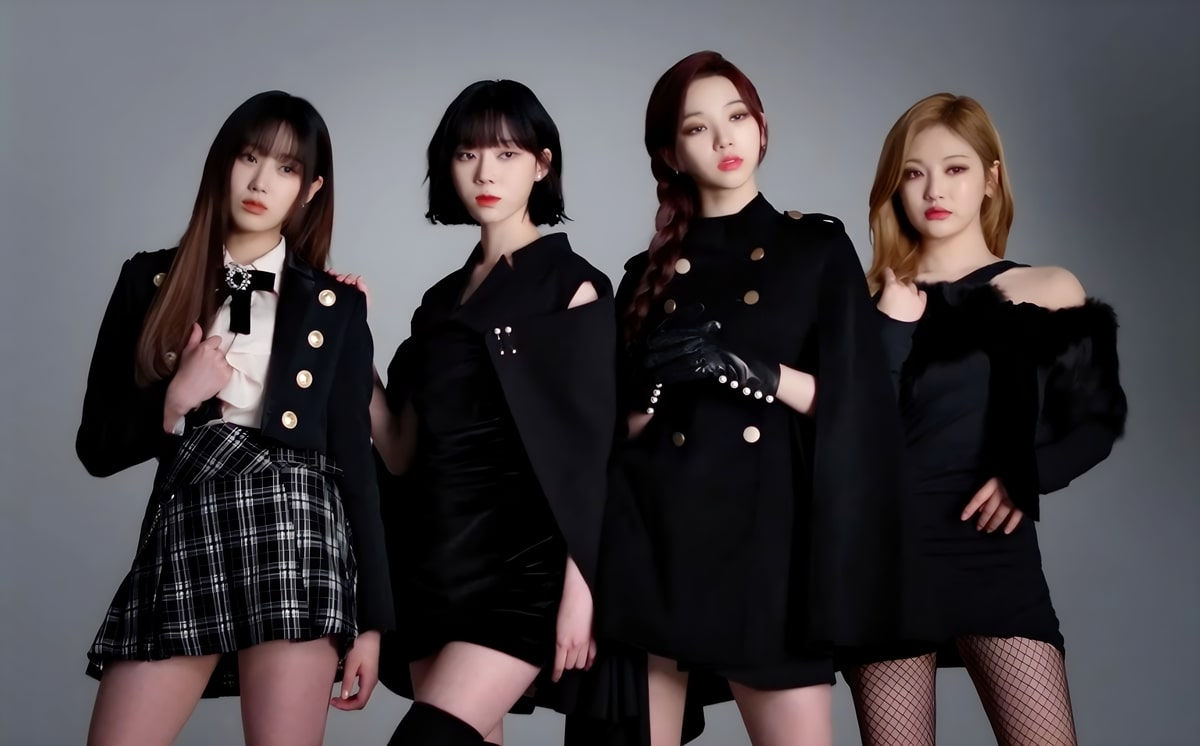
#> input picture aespa.jpg, 1200 x 746 px
$ python Face_Detector.py
#> lines starting #> are read from the running program, lines starting #| are printed output that depends on the picture; after the words box and inside, x2 and y2 are one past the last pixel; in counts of white or black regions, pixels touching at a corner belong together
import cv2
from random import randrange

# Load some pre-trained data on face frontals from opencv (haar cascade algorithm)
trained_face_data = cv2.CascadeClassifier('haarcascade_frontalface_default.xml')

#Choose an image to detect faces in
img = cv2.imread('aespa.jpg')
#> img is the input picture: shape (746, 1200, 3); mean B, G, R 71.8, 67.9, 72.4

# convert the image into grayscale
gray_img = cv2.cvtColor(img, cv2.COLOR_BGR2GRAY)
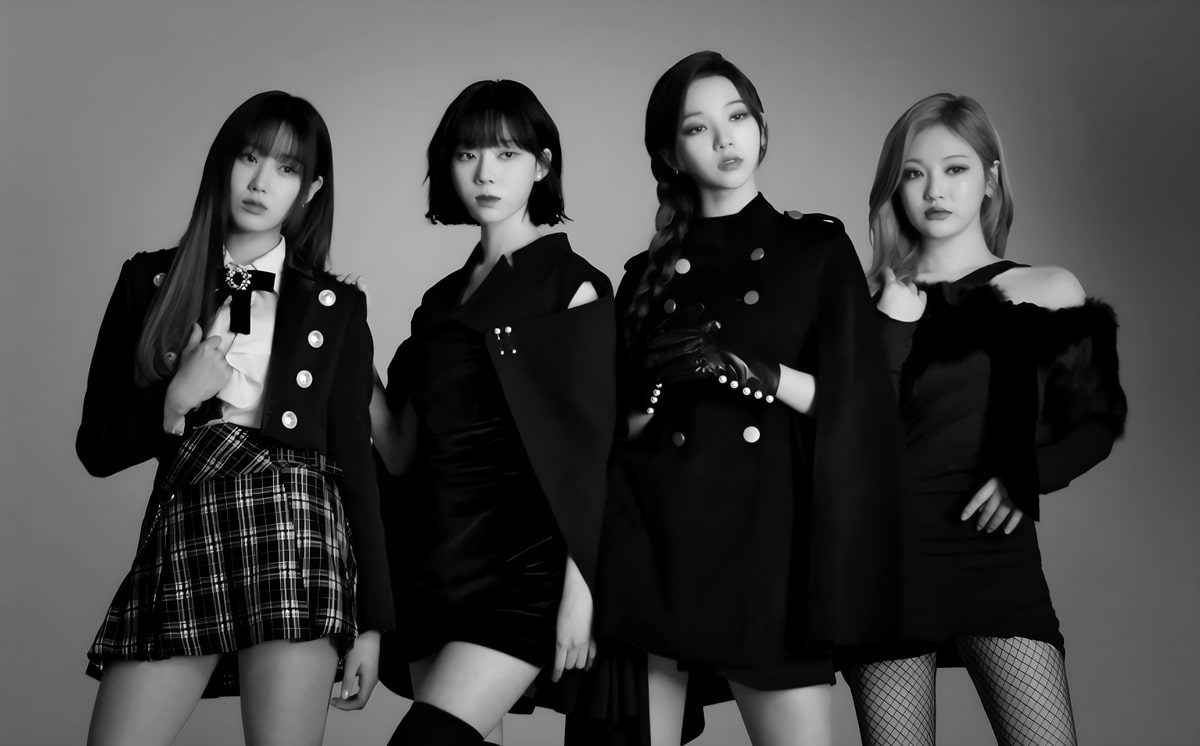
#> gray_img: shape (746, 1200); min 0, max 254, mean 69.7

# detect faces                          multi scale artinya bisa mendeteksi wajah ntah besar atau kecil
face_coordinates = trained_face_data.detectMultiScale(gray_img)
#> face_coordinates = [[440, 120, 97, 97], [884, 131, 108, 108], [213, 128, 100, 100], [667, 82, 106, 106]]

# draw rectangle around the face
for (x, y, w, h) in face_coordinates:
    cv2.rectangle(img, (x, y), (x + w, y + h), (randrange(128, 256), randrange(128, 256), randrange(128, 256)), 2)
#> this loop made 4 passes
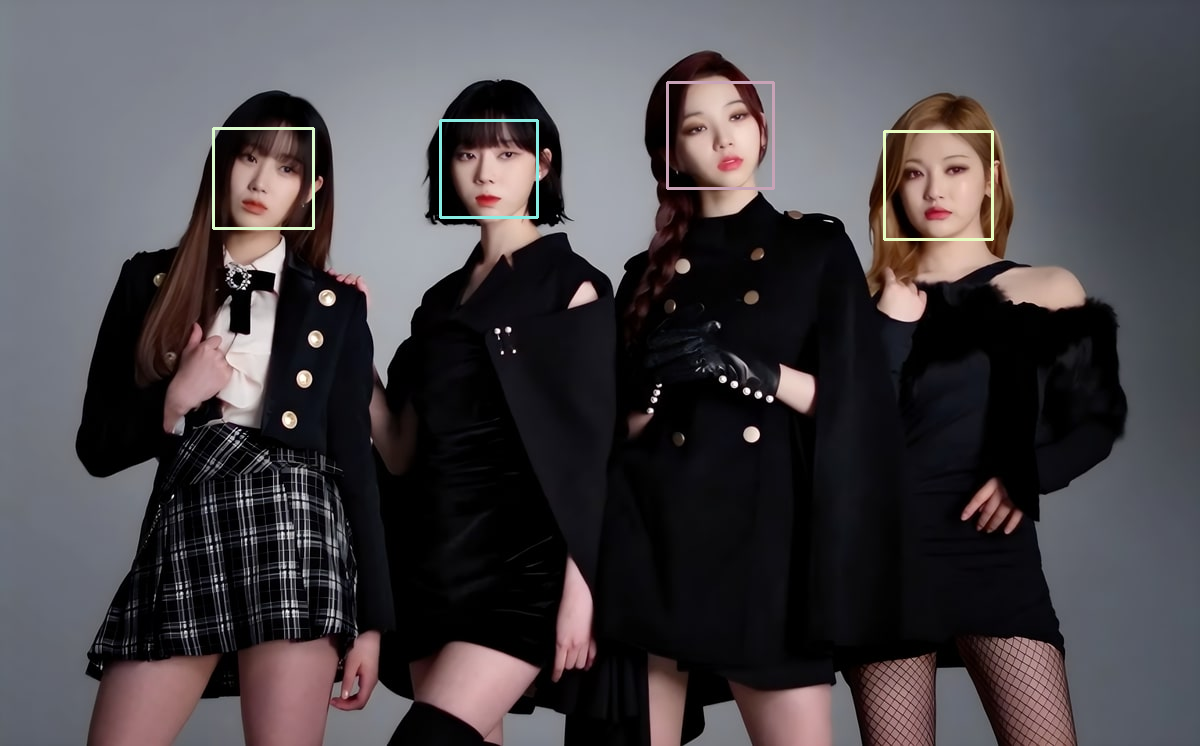
#> img: shape (746, 1200, 3); 0.55% of pixels changed, all inside (x1, y1, x2, y2) = (212, 81, 994, 241)

# Show image
cv2.imshow('Face Detector', img)

# wait until the key is pressed, presss any key to exit
cv2.waitKey()

print("Code completed")

$ run again, with exo.jpg copied over aespa.jpg
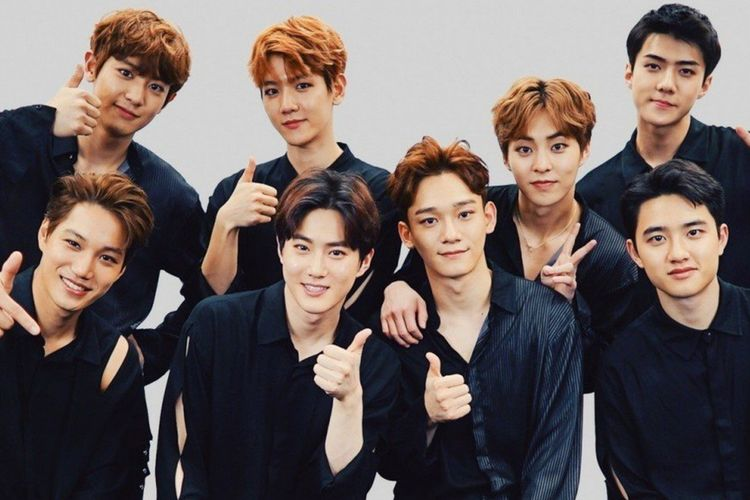
#> input picture exo.jpg, 750 x 500 px
#> img is the input picture: shape (500, 750, 3); mean B, G, R 95.3, 96.9, 108.2
#> `gray_img = cv2.cvtColor(img, cv2.COLOR_BGR2GRAY)`:
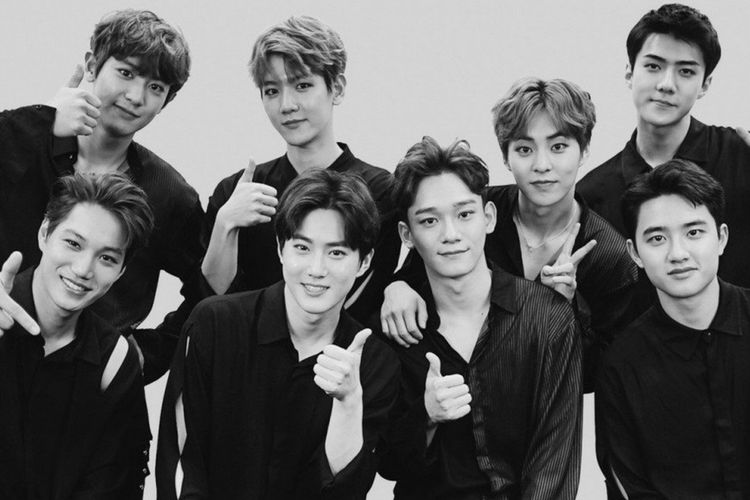
#> gray_img: shape (500, 750); min 0, max 252, mean 100.1
#> face_coordinates = [[422, 253, 62, 62], [244, 55, 88, 88], [272, 214, 94, 94], [622, 32, 92, 92], [400, 179, 96, 96], [499, 114, 89, 89], [624, 193, 105, 105], [562, 200, 89, 89], [41, 212, 97, 97]]
#> the loop `for (x, y, w, h) in face_coordinates:` made 9 passes
#> after the loop `for (x, y, w, h) in face_coordinates:`:
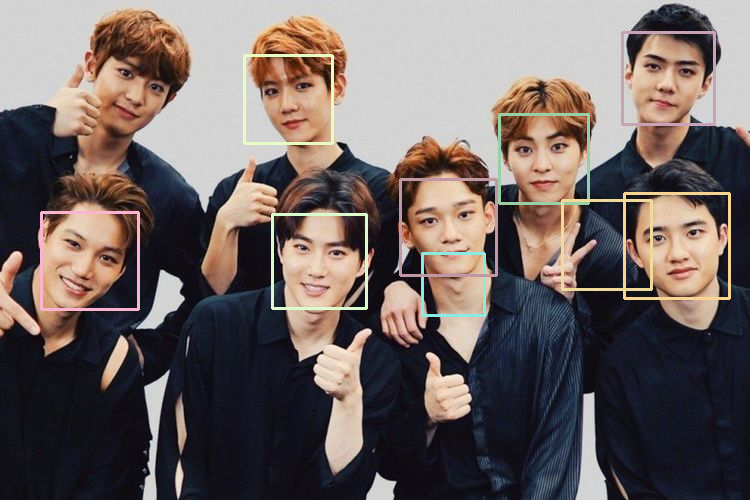
#> img: shape (500, 750, 3); 2.57% of pixels changed, all inside (x1, y1, x2, y2) = (40, 31, 731, 317)

$ run again, with suho.jpg copied over aespa.jpg
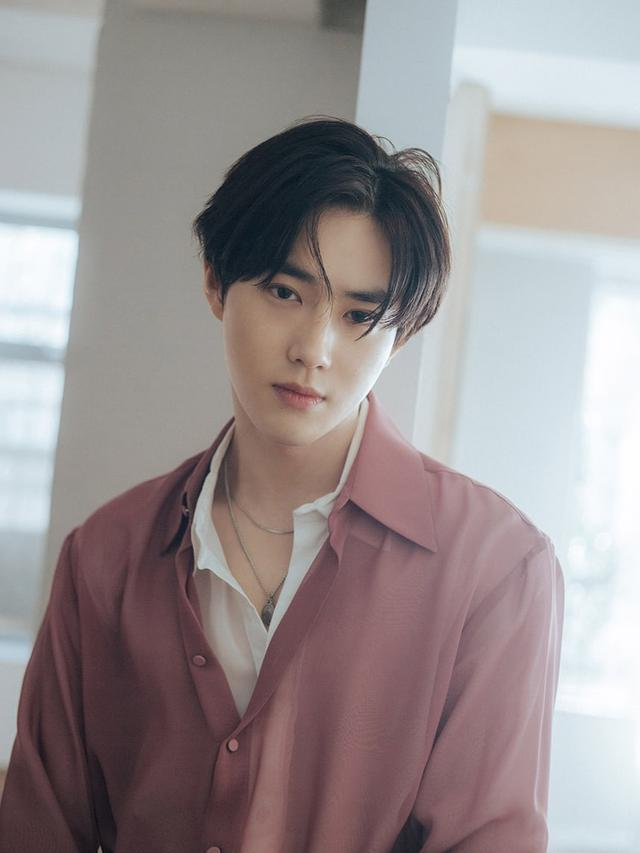
#> input picture suho.jpg, 640 x 853 px
#> img is the input picture: shape (853, 640, 3); mean B, G, R 145.7, 144.6, 153.4
#> `gray_img = cv2.cvtColor(img, cv2.COLOR_BGR2GRAY)`:
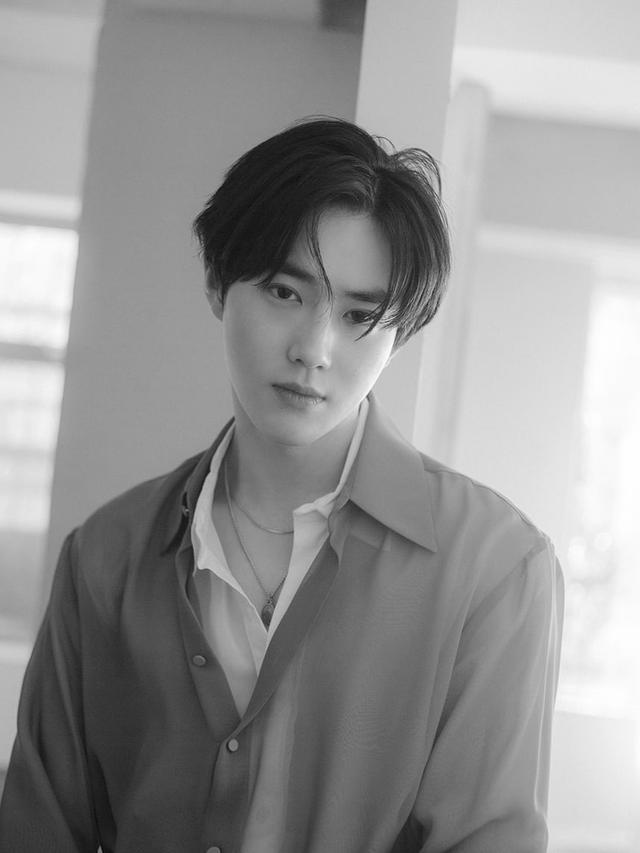
#> gray_img: shape (853, 640); min 1, max 255, mean 147.3
#> face_coordinates = [[198, 215, 241, 241]]
#> the loop `for (x, y, w, h) in face_coordinates:` made 1 pass
#> after the loop `for (x, y, w, h) in face_coordinates:`:
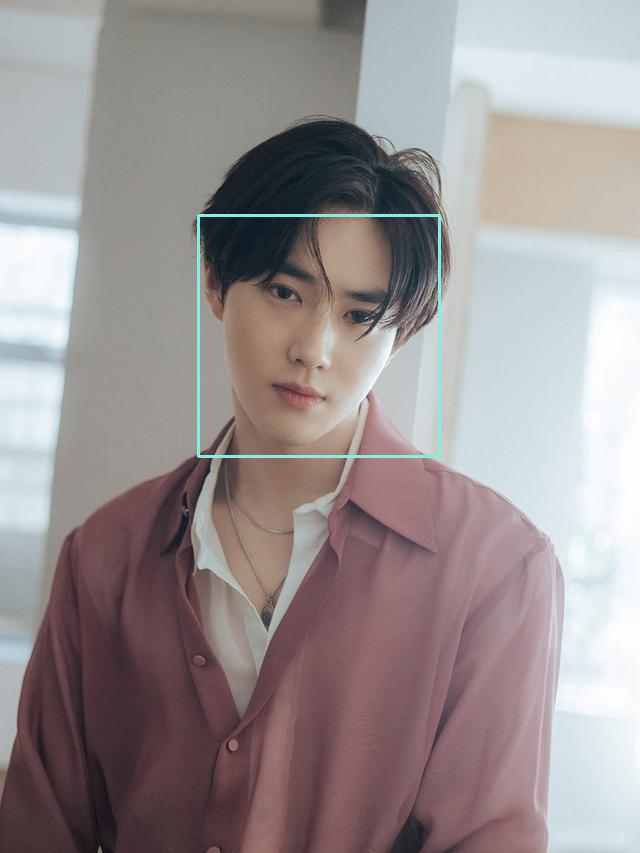
#> img: shape (853, 640, 3); 0.53% of pixels changed, all inside (x1, y1, x2, y2) = (197, 214, 441, 458)
